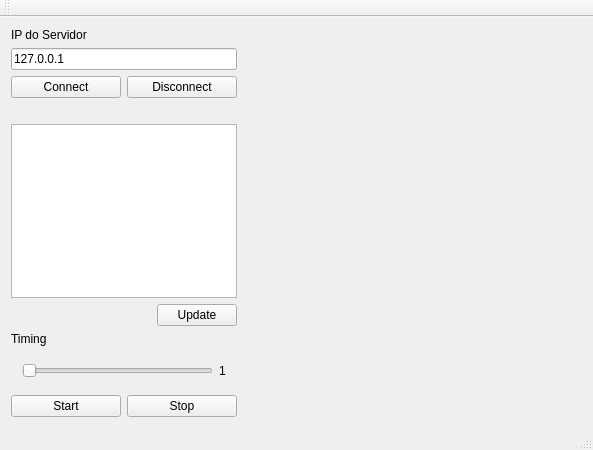
<?xml version="1.0" encoding="UTF-8"?>
<ui version="4.0">
 <class>MainWindow</class>
 <widget class="QMainWindow" name="MainWindow">
  <property name="geometry">
   <rect>
    <x>0</x>
    <y>0</y>
    <width>593</width>
    <height>450</height>
   </rect>
  </property>
  <property name="windowTitle">
   <string>MainWindow</string>
  </property>
  <widget class="QWidget" name="centralWidget">
   <layout class="QHBoxLayout" name="horizontalLayout_6">
    <item>
     <layout class="QHBoxLayout" name="horizontalLayout_5" stretch="40,60">
      <item>
       <layout class="QVBoxLayout" name="verticalLayout_3">
        <item>
         <layout class="QVBoxLayout" name="verticalLayout_2">
          <item>
           <layout class="QVBoxLayout" name="verticalLayout">
            <item>
             <widget class="QLabel" name="label">
              <property name="text">
               <string>IP do Servidor</string>
              </property>
             </widget>
            </item>
            <item>
             <widget class="QLineEdit" name="textIP">
              <property name="text">
               <string>127.0.0.1</string>
              </property>
             </widget>
            </item>
           </layout>
          </item>
          <item>
           <layout class="QHBoxLayout" name="horizontalLayout_3">
            <item>
             <widget class="QPushButton" name="ButtonConnect">
              <property name="text">
               <string>Connect</string>
              </property>
             </widget>
            </item>
            <item>
             <widget class="QPushButton" name="ButtonDisconnect">
              <property name="text">
               <string>Disconnect</string>
              </property>
             </widget>
            </item>
           </layout>
          </item>
          <item>
           <widget class="QLabel" name="WarningList">
            <property name="text">
             <string/>
            </property>
           </widget>
          </item>
          <item>
           <widget class="QListWidget" name="listIP"/>
          </item>
         </layout>
        </item>
        <item>
         <layout class="QHBoxLayout" name="horizontalLayout">
          <item>
           <spacer name="horizontalSpacer">
            <property name="orientation">
             <enum>Qt::Orientation::Horizontal</enum>
            </property>
            <property name="sizeHint" stdset="0">
             <size>
              <width>128</width>
              <height>20</height>
             </size>
            </property>
           </spacer>
          </item>
          <item>
           <widget class="QPushButton" name="ButtonUpdate">
            <property name="text">
             <string>Update</string>
            </property>
           </widget>
          </item>
         </layout>
        </item>
        <item>
         <widget class="QLabel" name="TimingLabel">
          <property name="text">
           <string>Timing</string>
          </property>
         </widget>
        </item>
        <item>
         <widget class="QSplitter" name="splitter">
          <property name="orientation">
           <enum>Qt::Orientation::Horizontal</enum>
          </property>
          <widget class="QWidget" name="">
           <layout class="QHBoxLayout" name="horizontalLayout_4">
            <item>
             <widget class="QSlider" name="TimeSlider">
              <property name="minimum">
               <number>1</number>
              </property>
              <property name="orientation">
               <enum>Qt::Orientation::Horizontal</enum>
              </property>
             </widget>
            </item>
            <item>
             <widget class="QLabel" name="TimingCounter">
              <property name="text">
               <string>1</string>
              </property>
             </widget>
            </item>
           </layout>
          </widget>
         </widget>
        </item>
        <item>
         <layout class="QHBoxLayout" name="horizontalLayout_2">
          <item>
           <widget class="QPushButton" name="ButtonStart">
            <property name="text">
             <string>Start</string>
            </property>
           </widget>
          </item>
          <item>
           <widget class="QPushButton" name="ButtonStop">
            <property name="text">
             <string>Stop</string>
            </property>
           </widget>
          </item>
         </layout>
        </item>
       </layout>
      </item>
      <item>
       <widget class="Plotter" name="graphic" native="true"/>
      </item>
     </layout>
    </item>
   </layout>
  </widget>
  <widget class="QMenuBar" name="menuBar">
   <property name="geometry">
    <rect>
     <x>0</x>
     <y>0</y>
     <width>593</width>
     <height>21</height>
    </rect>
   </property>
  </widget>
  <widget class="QToolBar" name="mainToolBar">
   <attribute name="toolBarArea">
    <enum>TopToolBarArea</enum>
   </attribute>
   <attribute name="toolBarBreak">
    <bool>false</bool>
   </attribute>
  </widget>
  <widget class="QStatusBar" name="statusBar"/>
 </widget>
 <layoutdefault spacing="6" margin="11"/>
 <customwidgets>
  <customwidget>
   <class>Plotter</class>
   <extends>QWidget</extends>
   <header>plotter.h</header>
   <container>1</container>
  </customwidget>
 </customwidgets>
 <resources/>
 <connections>
  <connection>
   <sender>TimeSlider</sender>
   <signal>valueChanged(int)</signal>
   <receiver>TimingCounter</receiver>
   <slot>setNum(int)</slot>
   <hints>
    <hint type="sourcelabel">
     <x>153</x>
     <y>383</y>
    </hint>
    <hint type="destinationlabel">
     <x>230</x>
     <y>383</y>
    </hint>
   </hints>
  </connection>
  <connection>
   <sender>ButtonConnect</sender>
   <signal>clicked()</signal>
   <receiver>MainWindow</receiver>
   <slot>tcpConnect()</slot>
   <hints>
    <hint type="sourcelabel">
     <x>76</x>
     <y>118</y>
    </hint>
    <hint type="destinationlabel">
     <x>235</x>
     <y>95</y>
    </hint>
   </hints>
  </connection>
  <connection>
   <sender>listIP</sender>
   <signal>activated(QModelIndex)</signal>
   <receiver>MainWindow</receiver>
   <slot>setIP()</slot>
   <hints>
    <hint type="sourcelabel">
     <x>70</x>
     <y>220</y>
    </hint>
    <hint type="destinationlabel">
     <x>90</x>
     <y>339</y>
    </hint>
   </hints>
  </connection>
 </connections>
 <slots>
  <slot>tcpConnect()</slot>
  <slot>setIP()</slot>
 </slots>
</ui>
